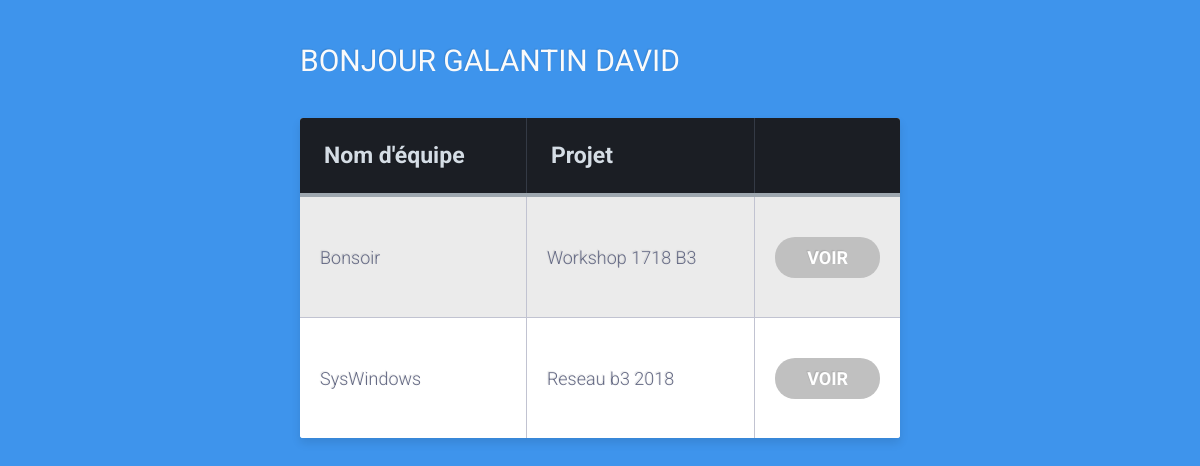
Page /homepageetudiant/4 (signed in) on the committed database.
### ApplicationEPSI/models.py (models this page shows, shortened)
class Etudiant(models.Model):
    Nom   = models.CharField(max_length=100,null=True)
    Prenom   = models.CharField(max_length=100,null=True)
    Mail   = models.CharField(max_length=100,null=True)

class Equipe(models.Model):
    Nom = models.CharField(max_length=100)
    Projet = models.ForeignKey('Projet',on_delete=models.CASCADE, null=True)
    Etudiants = models.ManyToManyField('Etudiant', null=True)

class Projet(models.Model):
    Nom = models.CharField(max_length=100)
    Intervenant = models.ForeignKey('Intervenant',on_delete=models.CASCADE, null=True)
    TempsSoutienRestant = models.CharField(max_length=100, null=True)

### ApplicationEPSI/views.py (the view)
# urls.py: path('homepageetudiant/<int:idetudiant>',  views.homepageetudiant, name='homepageetudiant'),
@login_required
def homepageetudiant(request, idetudiant):
    etudiant = get_object_or_404(Etudiant, id = idetudiant)
    equipes = etudiant.equipe_set.all()
    return render(request,'ApplicationEPSI/homepageetudiant.html',{'equipes' : equipes, 'etudiant' : etudiant })

### ApplicationEPSI/templates/ApplicationEPSI/homepageetudiant.html (shortened to what this page needs)
<!DOCTYPE html>
<html lang="fr" dir="ltr">
  <head>
  </head>
  <body>
    <div class="table-title">
<h3>Bonjour {{ etudiant.Nom}} {{ etudiant.Prenom}}</h3>
</div>
      <div class="table-title">
        <table class="table-fill">
          <thead>
          <th>Nom d'équipe</th>
          <th>Projet</th>
          <th></th>
          </thead>
          <tbody>
      {% for equipe in equipes%}
      <tr>
        <td>{{ equipe.Nom}}</td>
        <td>{{ equipe.Projet.Nom}}</td>
        <td> <a class="btn" href="{% url 'equipe' etudiant.id equipe.id%}">Voir</a></td>
      </tr>
      {% empty %}
        <tr>
          <td>
          Aucune equipe
          </td>
        </tr>
      {% endfor %}
      </tbody>
        </table>
    </div>
  </body>
</html>

### ApplicationEPSI/templates/ApplicationEPSI/homepageetudiant.html (style rules this page uses)
body { background-color: #3e94ec; font-family: "Roboto", helvetica, arial, sans-serif; font-size: 16px; font-weight: 400; text-rendering: optimizeLegibility; }
div.table-title { display: block; margin: auto; max-width: 600px; padding:5px; width: 100%; }
.table-title h3 { color: #fafafa; font-size: 30px; font-weight: 400; font-style:normal; font-family: "Roboto", helvetica, arial, sans-serif; text-shadow: -1px -1px 1px rgba(0, 0, 0, 0.1); text-transform:uppercase; }
.table-fill { background: white; border-radius:3px; border-collapse: collapse; height: 320px; margin: auto; max-width: 600px; padding:5px; width: 100%; box-shadow: 0 5px 10px rgba(0, 0, 0, 0.1); animation: float 5s infinite; }
th { color:#D5DDE5;; background:#1b1e24; border-bottom:4px solid #9ea7af; border-right: 1px solid #343a45; font-size:23px; font-weight: bold; padding:24px; text-align:left; text-shadow: 0 1px 1px rgba(0, 0, 0, 0.1); vertical-align:middle; }
th:first-child { border-top-left-radius:3px; }
th:last-child { border-top-right-radius:3px; border-right:none; }
tr { border-top: 1px solid #C1C3D1; border-bottom-: 1px solid #C1C3D1; color:#666B85; font-size:16px; font-weight:normal; text-shadow: 0 1px 1px rgba(256, 256, 256, 0.1); }
tr:first-child { border-top:none; }
tr:last-child { border-bottom:none; }
tr:nth-child(odd) td { background:#EBEBEB; }
tr:last-child td:first-child { border-bottom-left-radius:3px; }
tr:last-child td:last-child { border-bottom-right-radius:3px; }
td { background:#FFFFFF; padding:20px; text-align:left; vertical-align:middle; font-weight:300; font-size:18px; text-shadow: -1px -1px 1px rgba(0, 0, 0, 0.1); border-right: 1px solid #C1C3D1; }
td:last-child { border-right: 0px; }
.btn { display: block; padding: 10px 20px; background: silver; text-align: center; color: white; font-family: "Roboto", helvetica, arial, sans-serif; font-weight: bold; text-decoration: none; text-transform: uppercase; border-radius: 20px; }

### rows in the picture
Etudiant: Nom "GALANTIN", Prenom "DAVID"
Equipe: Nom "Bonsoir", Projet.Nom "Workshop 1718 B3"
Equipe: Nom "SysWindows", Projet.Nom "Reseau b3 2018"
